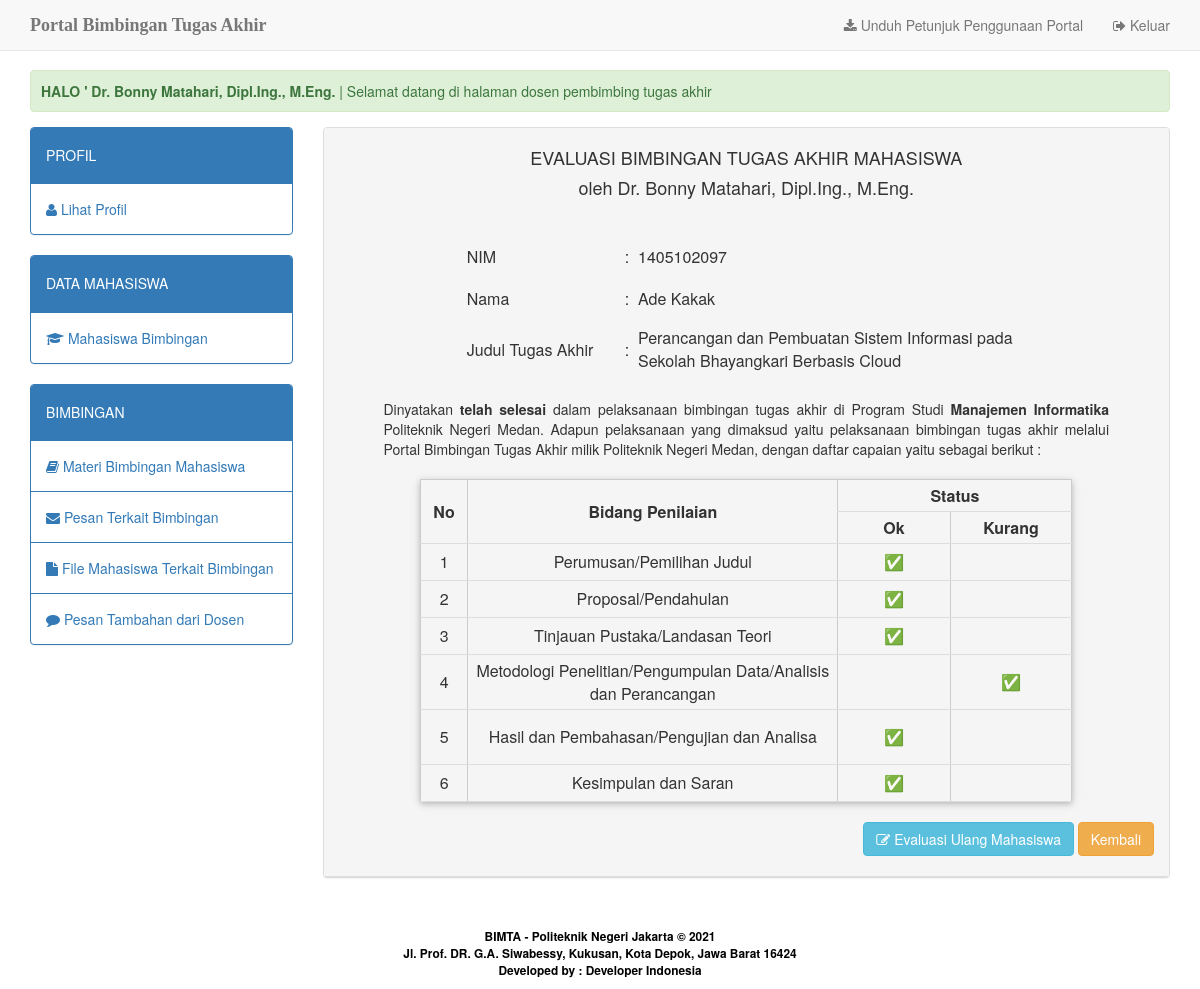
The app's page /home.php?apps=evaluasi&act=lihatevaluasidosen&id=1405102097 (signed in) with its own data.
### tables this page shows
CREATE TABLE `dosen` (
  `id_dosen` int(3) NOT NULL,
  `nip_dosen` char(18) NOT NULL,
  `nm_dosen` varchar(50) NOT NULL,
  `no_telp` char(12) DEFAULT NULL,
  `username` char(10) NOT NULL,
  `password` char(10) NOT NULL,
  `status_user` varchar(5) NOT NULL DEFAULT 'dosen'
);

CREATE TABLE `judul_ta` (
  `id_ta` int(5) NOT NULL,
  `nim` int(10) NOT NULL,
  `judul1` text NOT NULL,
  `judul2` text NOT NULL,
  `judul3` text NOT NULL,
  `judul_kaprodi` text,
  `judul_akhir` text
);

CREATE TABLE `mahasiswa` (
  `nim` int(11) NOT NULL,
  `nm_mhs` varchar(30) NOT NULL,
  `th_bimbingan` year(4) NOT NULL,
  `id_prodi` int(2) NOT NULL,
  `id_dosen` int(3) NOT NULL,
  `foto` varchar(30) NOT NULL DEFAULT 'default.jpg',
  `username` char(10) NOT NULL,
  `password` char(10) NOT NULL,
  `status_user` varchar(9) NOT NULL DEFAULT 'mahasiswa'
);

CREATE TABLE `evaluasi` (
  `id_evaluasi` int(10) NOT NULL,
  `nim_mhs` int(10) NOT NULL,
  `status_bimbingan` enum('telah selesai','tidak selesai') NOT NULL,
  `evaluasi_judul` enum('ok','kurang') NOT NULL,
  `evaluasi_pendahuluan` enum('ok','kurang') NOT NULL,
  `evaluasi_pustaka` enum('ok','kurang') NOT NULL,
  `evaluasi_metodologi` enum('ok','kurang') NOT NULL,
  `evaluasi_pembahasan` enum('ok','kurang') NOT NULL,
  `evaluasi_kesimpulan` enum('ok','kurang') NOT NULL,
  `tgl_evaluasi` datetime NOT NULL DEFAULT CURRENT_TIMESTAMP
);

CREATE TABLE `prodi` (
  `id_prodi` int(2) NOT NULL,
  `nama_prodi` varchar(30) NOT NULL,
  `jenjang` varchar(5) NOT NULL
);

### apps/app_evaluasi/dosenview.php (the view, shortened to what this page needs)
<div class="panel panel-default">
  <div class="panel-heading">
    <?php
      $id = $_GET['id'];
      $stmt = $db_con->prepare("SELECT * FROM judul_ta, mahasiswa, dosen where judul_ta.nim='$id' && mahasiswa.nim='$id' && dosen.id_dosen='$_SESSION[user_session]' && dosen.id_dosen=mahasiswa.id_dosen");
      $stmt->execute();
      while($row=$stmt->fetch(PDO::FETCH_ASSOC)) {
    ?>
  <h4 align="center">EVALUASI BIMBINGAN TUGAS AKHIR MAHASISWA</h4>
  <h4 align="center">oleh <?php echo $row['nm_dosen']; ?></h4>
  <p align="center">&nbsp;</p>
  <table width="559" height="139" border="0" align="center">
        <tr>
          <td width="154" height="36">NIM</td>
          <td width="13">:</td>
          <td width="378"><?php echo $row['nim']; ?></td>
        </tr>
        <tr>
          <td height="43">Nama </td>
          <td>:</td>
          <td><?php echo $row['nm_mhs']; ?></td>
        </tr>
        <tr>
          <td height="52">Judul Tugas Akhir </td>
          <td>:</td>
          <td><?php echo $row['judul_akhir']; ?></td>
        </tr>
    <?php } ?>
  </table>
  <?php
      $stmt2 = $db_con->prepare("SELECT * FROM evaluasi, prodi, mahasiswa where evaluasi.nim_mhs='$id' && mahasiswa.nim='$id' && mahasiswa.id_prodi=prodi.id_prodi");
      $stmt2->execute();
      while($row_2=$stmt2->fetch(PDO::FETCH_ASSOC)) {
  ?>
  <p align="justify" class="penjelasan">Dinyatakan <strong><?php echo $row_2['status_bimbingan']; ?></strong> dalam pelaksanaan bimbingan tugas akhir di Program Studi <strong><?php echo $row_2['nama_prodi']; ?></strong> Politeknik Negeri Medan. Adapun pelaksanaan yang dimaksud yaitu pelaksanaan bimbingan tugas akhir melalui Portal Bimbingan Tugas Akhir milik Politeknik Negeri Medan, dengan daftar capaian yaitu sebagai berikut :</p>
    <div class="batas"></div>
  <table class="w3-table-all w3-card-2 w3-centered" width="94%" height="321" border="1" align="center">
      <tr>
        <td width="57" rowspan="2"><div align="center"><strong>No</strong></div></td>
        <td width="449" rowspan="2"><div align="center"><strong>Bidang Penilaian</strong></div></td>
        <td height="32" colspan="2"><div align="center"><strong>Status</strong></div></td>
      </tr>
      <tr>
        <td width="148" height="32"><div align="center"><strong>Ok</strong></div></td>
        <td width="148"><div align="center"><strong>Kurang</strong></div></td>
      </tr>
      <tr>
        <td height="37"><div align="center">1</div></td>
        <td><div align="center">Perumusan/Pemilihan Judul </div></td>
        <?php if($row_2['evaluasi_judul']=="ok") { ?>
        <td>&#x2705;</td>
        <td>&nbsp;</td>
        <?php } elseif($row_2['evaluasi_judul']=="kurang") { ?>
        <td>&nbsp;</td>
        <td>&#x2705;</td>
        <?php } else { ?>
        <td>&nbsp;</td>
        <td>&nbsp;</td>
        <?php } ?>
      </tr>
    <tr>
        <td height="37"><div align="center">2</div></td>
        <td><div align="center">Proposal/Pendahulan </div></td>
        <?php if($row_2['evaluasi_pendahuluan']=="ok") { ?>
        <td>&#x2705;</td>
        <td>&nbsp;</td>
        <?php } elseif($row_2['evaluasi_pendahuluan']=="kurang") { ?>
        <td>&nbsp;</td>
        <td>&#x2705;</td>
        <?php } else { ?>
        <td>&nbsp;</td>
        <td>&nbsp;</td>
        <?php } ?>
      </tr>
    <tr>
        <td height="37"><div align="center">3</div></td>
        <td><div align="center">Tinjauan Pustaka/Landasan Teori </div></td>
        <?php if($row_2['evaluasi_pustaka']=="ok") { ?>
        <td>&#x2705;</td>
        <td>&nbsp;</td>
        <?php } elseif($row_2['evaluasi_pustaka']=="kurang") { ?>
        <td>&nbsp;</td>
        <td>&#x2705;</td>
        <?php } else { ?>
        <td>&nbsp;</td>
        <td>&nbsp;</td>
        <?php } ?>
      </tr>
    <tr>
        <td height="55"><div align="center">4</div></td>
        <td><div align="center">Metodologi Penelitian/Pengumpulan Data/Analisis dan Perancangan </div></td>
        <?php if($row_2['evaluasi_metodologi']=="ok") { ?>
        <td>&#x2705;</td>
        <td>&nbsp;</td>
        <?php } elseif($row_2['evaluasi_metodologi']=="kurang") { ?>
        <td>&nbsp;</td>
        <td>&#x2705;</td>
        <?php } else { ?>
        <td>&nbsp;</td>
        <td>&nbsp;</td>
        <?php } ?>
      </tr>
    <tr>
        <td height="55"><div align="center">5</div></td>
        <td><div align="center">Hasil dan Pembahasan/Pengujian dan Analisa </div></td>
        <?php if($row_2['evaluasi_pembahasan']=="ok") { ?>
        <td>&#x2705;</td>
        <td>&nbsp;</td>
        <?php } elseif($row_2['evaluasi_pembahasan']=="kurang") { ?>
        <td>&nbsp;</td>
        <td>&#x2705;</td>
        <?php } else { ?>
        <td>&nbsp;</td>
        <td>&nbsp;</td>
        <?php } ?>
      </tr>
    <tr>
        <td height="37"><div align="center">6</div></td>
        <td><div align="center">Kesimpulan dan Saran </div></td>
        <?php if($row_2['evaluasi_kesimpulan']=="ok") { ?>
        <td>&#x2705;</td>
        <td>&nbsp;</td>
        <?php } elseif($row_2['evaluasi_kesimpulan']=="kurang") { ?>
        <td>&nbsp;</td>
        <td>&#x2705;</td>
        <?php } else { ?>
        <td>&nbsp;</td>
        <td>&nbsp;</td>
        <?php } ?>
      </tr>
      <?php } ?>
    </table>
    <div class="batas"></div>
  <span>
  <p><div align="right"><a class="btn btn-info" href="?apps=evaluasi&amp;act=editevaluasi&amp;id=<?php echo $id; ?>" title="Edit Evaluasi"><span class="fa fa-edit"></span> Evaluasi Ulang Mahasiswa</a> <a href="?apps=judulta" class="btn btn-warning">Kembali</a></div></p></span>
  </div>
</div>

### home.php (shortened to what this page needs)
<?php
	include_once 'dbconfig.php';
	$stmt = $db_con->prepare("SELECT * FROM dosen WHERE id_dosen=:uid");
	$stmt->execute(array(":uid"=>$_SESSION['user_session']));
	$row=$stmt->fetch(PDO::FETCH_ASSOC);
	$stmt2 = $db_con->prepare("SELECT * FROM mahasiswa WHERE nim=:uid");
	$stmt2->execute(array(":uid"=>$_SESSION['user_session']));
	$row2=$stmt2->fetch(PDO::FETCH_ASSOC);
	$stmt3 = $db_con->prepare("SELECT * FROM admin_prodi WHERE id_admin=:uid");
	$stmt3->execute(array(":uid"=>$_SESSION['user_session']));
	$row3=$stmt3->fetch(PDO::FETCH_ASSOC);
	$stmt4 = $db_con->prepare("SELECT * FROM kaprodi WHERE id_kaprodi=:uid");
	$stmt4->execute(array(":uid"=>$_SESSION['user_session']));
	$row4=$stmt4->fetch(PDO::FETCH_ASSOC);
?>
<!DOCTYPE html>
<html lang="en">
<head>
  <link href="assets/css/bootstrap.min.css" rel="stylesheet">
  <link href="assets/css/style.css" rel="stylesheet">
  <link href="assets/css/font-awesome.css" rel="stylesheet">
  <link href="assets/css/datatables.min.css" rel="stylesheet">
</head>
<body>
  <nav class="navbar navbar-default navbar-fixed-top">
    <div class="container">
      <div class="navbar-header">
        <a class="navbar-brand" href="./"><b>Portal Bimbingan Tugas Akhir</b><span class="style4"></span></a>
      </div>
      <div id="navbar" class="navbar-collapse collapse">
        <ul class="nav navbar-nav navbar-right">
          <?php if ($_SESSION['user_level']=='mahasiswa') {
			        echo "<li><a download href=petunjuk/mahasiswa.pdf><span class=\"fa fa-download\"></span> Unduh Petunjuk Penggunaan Portal</a></li>";
			        }
					elseif ($_SESSION['user_level']=='dosen') {
			        echo "<li><a download href=petunjuk/dosen.pdf><span class=\"fa fa-download\"></span> Unduh Petunjuk Penggunaan Portal</a></li>";
			        }
					elseif ($_SESSION['user_level']=='kaprodi') {
			        echo "<li><a download href=petunjuk/kaprodi.pdf><span class=\"fa fa-download\"></span> Unduh Petunjuk Penggunaan Portal</a></li>";
			        }
					 ?>
          <li><a href="logout.php"><span class="fa fa-sign-out"></span> Keluar</a></li>
        </ul>
      </div>
    </div>
  </nav>
  <div class="body-container">
    <div class="container">
      <div class='alert alert-success'>
        <marquee>
          <strong>HALO ' <?php
					if ($_SESSION['user_level']=='dosen') {echo $row['nm_dosen'];}
					elseif ($_SESSION['user_level']=='mahasiswa') {echo $row2['nm_mhs'];}
					elseif ($_SESSION['user_level']=='admin') {echo $row3['nm_admin'];}
					elseif ($_SESSION['user_level']=='kaprodi') {echo $row4['nm_kaprodi'];}
				?></strong> | Selamat datang di halaman <?php
					if ($_SESSION['user_level']=='dosen') {echo "dosen pembimbing tugas akhir";}
					elseif ($_SESSION['user_level']=='mahasiswa') {echo "mahasiswa";}
					elseif ($_SESSION['user_level']=='admin') {echo "administrator";}
					elseif ($_SESSION['user_level']=='kaprodi') {echo "kepala prodi";}
				?>
        </marquee>
      </div>
      <div class="row">
        <div class="col-md-3">
          <?php include 'apps/menu.php'; ?>
        </div>
        <div class="col-md-9">
          <?php include 'apps/content.php'; ?>
        </div>
      </div>
    </div>
    <center>
      <p>&nbsp;</p>
      <p><small style="color: #fff"><span class="style3" style="font-weight: bold;">BIMTA - Politeknik Negeri
            Jakarta &copy; <?php echo date('Y');?></span><br>
          <strong><span class="style3"><span class="style3">Jl. Prof. DR. G.A. Siwabessy, Kukusan, Kota Depok,
                Jawa Barat 16424<br>
                Developed by : Developer Indonesia
              </span></strong></small> </p>
    </center>
  </div>
</body>
</html>

### assets/css/style.css (style rules this page uses)
body { background:#f1f9f9; }
.body-container { margin-top:70px; }
.navbar-brand { font-family:"Lucida Handwriting"; }

### home.php (style rules this page uses)
.style3 { color: #000000 }

### apps/app_evaluasi/dosenview.php (style rules this page uses)
.penjelasan { margin-left: 45px; margin-top: 22px; margin-right: 45px; }
.batas { padding: 5px; }
.w3-centered tr th,.w3-centered tr td { text-align:center }
.w3-card-2 { box-shadow:0 2px 5px 0 rgba(0,0,0,0.16),0 2px 10px 0 rgba(0,0,0,0.12) }
.w3-table-all { border-collapse:collapse;border-spacing:0;width:80%;display:table }
.w3-table-all { border:1px solid #ccc }
.w3-bordered tr,.w3-table-all tr { border-bottom:1px solid #ddd }

### records on screen
dosen: nm_dosen "Dr. Bonny Matahari, Dipl.Ing., M.Eng."
judul_ta: dosen.nm_dosen "Dr. Bonny Matahari, Dipl.Ing., M.Eng.", nim.nim "1405102097", nim.nm_mhs "Ade Kakak", judul_akhir "Perancangan dan Pembuatan Sistem Informasi pada Sekolah Bhayangkari Berbasis Cloud"
evaluasi: status_bimbingan "telah selesai", prodi.nama_prodi "Manajemen Informatika", evaluasi_judul "ok" (drawn), evaluasi_pendahuluan "ok" (drawn), evaluasi_pustaka "ok" (drawn), evaluasi_metodologi "kurang" (drawn), evaluasi_pembahasan "ok" (drawn), evaluasi_kesimpulan "ok" (drawn)
